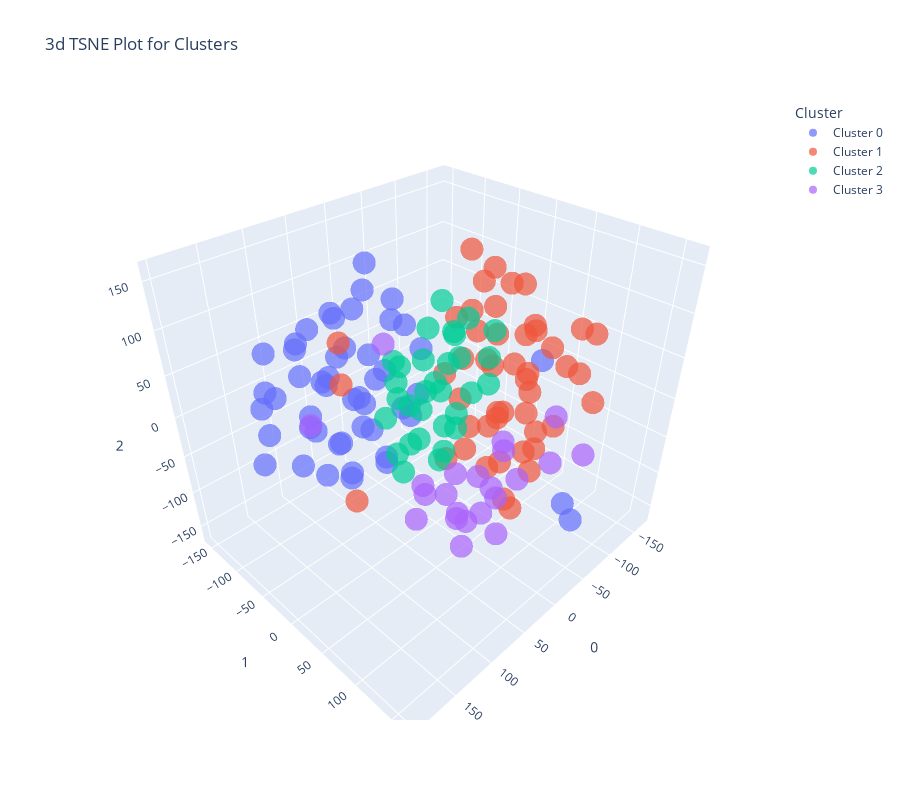

The notebook cell this image was saved under:
### Code cell
plot_model(kmeans,plot='tsne')
